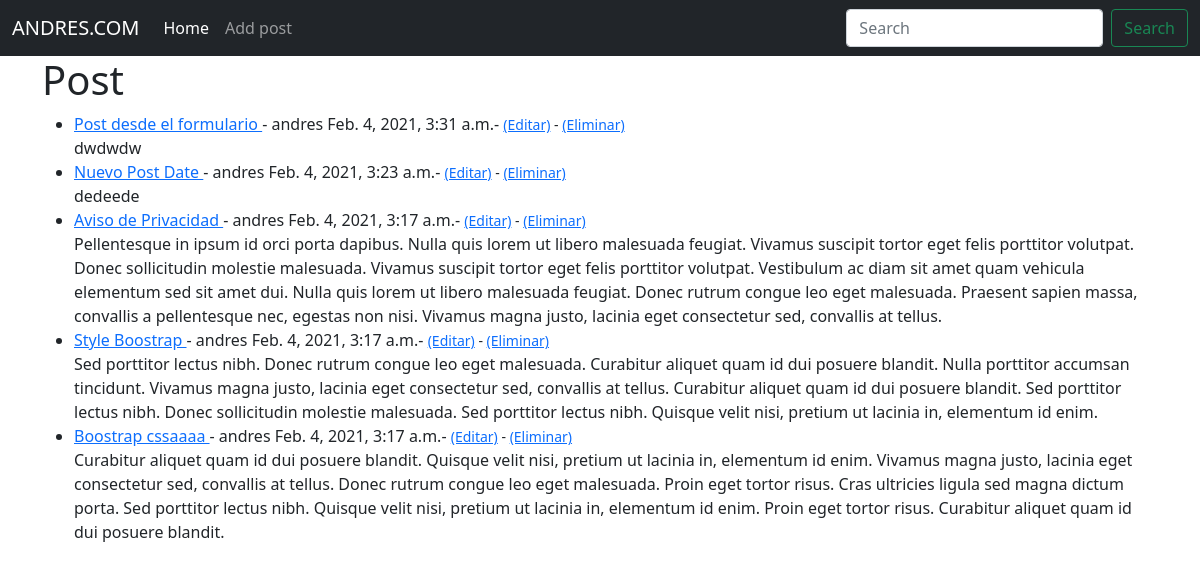
The page / on the database its author committed.
### theblog/models.py (models this page shows, shortened)
class Post(models.Model):
    title       =   models.CharField(max_length=255)
    title_tag   =   models.CharField(max_length=255)
    author      =   models.ForeignKey(User, on_delete=models.CASCADE)
    body        =   models.TextField()
    post_date   =   models.DateTimeField(auto_now_add=True)

### theblog/views.py (the view)
# urls.py: path('', HomeView.as_view(), name="home"),
class HomeView(ListView):
    model   =   Post
    template_name   =   'theblog/home.html'
    ordering=['-post_date']

### theblog/templates/theblog/home.html
{% extends 'theblog/base.html' %}
{% block content %}
<h1>Post </h1>
<ul>
{% for post in object_list  %}
    <li><a href="{% url 'article-detail' post.pk %}">{{post.title}} </a>-
        {{post.author.first_name}}
        {{post.post_date}}-
         <small>
            <a href="{% url 'update_post' post.pk %}">(Editar)</a> -
            <a href="{% url 'delete_post' post.pk %}">(Eliminar)</a>
        </small>
        <br>
        {{post.body}}
</li>
{% endfor %}
</ul>
{% endblock %}

### theblog/templates/theblog/base.html (shortened to what this page needs)
<!doctype html>
<html lang="en">
  <head>
    <link href="https://cdn.jsdelivr.net/npm/bootstrap@5.0.0-beta1/dist/css/bootstrap.min.css" rel="stylesheet">
  </head>
  <body>
    <nav class="navbar navbar-expand-lg navbar-dark bg-dark">
      <div class="container-fluid">
        <a class="navbar-brand" href="#">ANDRES.COM</a>
        <div class="collapse navbar-collapse" id="navbarSupportedContent">
          <ul class="navbar-nav me-auto mb-2 mb-lg-0">
            <li class="nav-item">
              <a class="nav-link active" aria-current="page" href="{% url 'home' %}">Home</a>
            </li>
            <li class="nav-item">
              <a class="nav-link" href="{% url 'add_post' %}">Add post</a>
            </li>
          </ul>
          <form class="d-flex">
            <input class="form-control me-2" type="search" placeholder="Search" aria-label="Search">
            <button class="btn btn-outline-success" type="submit">Search</button>
          </form>
        </div>
      </div>
    </nav>
    <div class="container">
    {% block content %}
    {% endblock %}
  </div>
  </body>
</html>

### rows shown on the page
Post: title "Post desde el formulario", author.first_name "andres", post_date "Feb. 4, 2021, 3:31 a.m.", body "dwdwdw"
Post: title "Nuevo Post Date", author.first_name "andres", post_date "Feb. 4, 2021, 3:23 a.m.", body "dedeede"
Post: title "Aviso de Privacidad", author.first_name "andres", post_date "Feb. 4, 2021, 3:17 a.m.", body "Pellentesque in ipsum id orci porta dapibus. Nulla quis lorem ut libero malesuada feugiat. Vivamus suscipit tortor eget felis porttitor volutpat. Donec sollicitudin molestie malesuada. Vivamus suscipit tortor eget felis porttitor volutpat. Vestibulum ac diam sit amet quam vehicula elementum sed sit amet dui. Nulla quis lorem ut libero malesuada feugiat. Donec rutrum congue leo eget malesuada. Praesent sapien massa, convallis a pellentesque nec, egestas non nisi. Vivamus magna justo, lacinia eget consectetur sed, convallis at tellus."
Post: title "Style Boostrap", author.first_name "andres", post_date "Feb. 4, 2021, 3:17 a.m.", body "Sed porttitor lectus nibh. Donec rutrum congue leo eget malesuada. Curabitur aliquet quam id dui posuere blandit. Nulla porttitor accumsan tincidunt. Vivamus magna justo, lacinia eget consectetur sed, convallis at tellus. Curabitur aliquet quam id dui posuere blandit. Sed porttitor lectus nibh. Donec sollicitudin molestie malesuada. Sed porttitor lectus nibh. Quisque velit nisi, pretium ut lacinia in, elementum id enim."
Post: title "Boostrap cssaaaa", author.first_name "andres", post_date "Feb. 4, 2021, 3:17 a.m.", body "Curabitur aliquet quam id dui posuere blandit. Quisque velit nisi, pretium ut lacinia in, elementum id enim. Vivamus magna justo, lacinia eget consectetur sed, convallis at tellus. Donec rutrum congue leo eget malesuada. Proin eget tortor risus. Cras ultricies ligula sed magna dictum porta. Sed porttitor lectus nibh. Quisque velit nisi, pretium ut lacinia in, elementum id enim. Proin eget tortor risus. Curabitur aliquet quam id dui posuere blandit."
